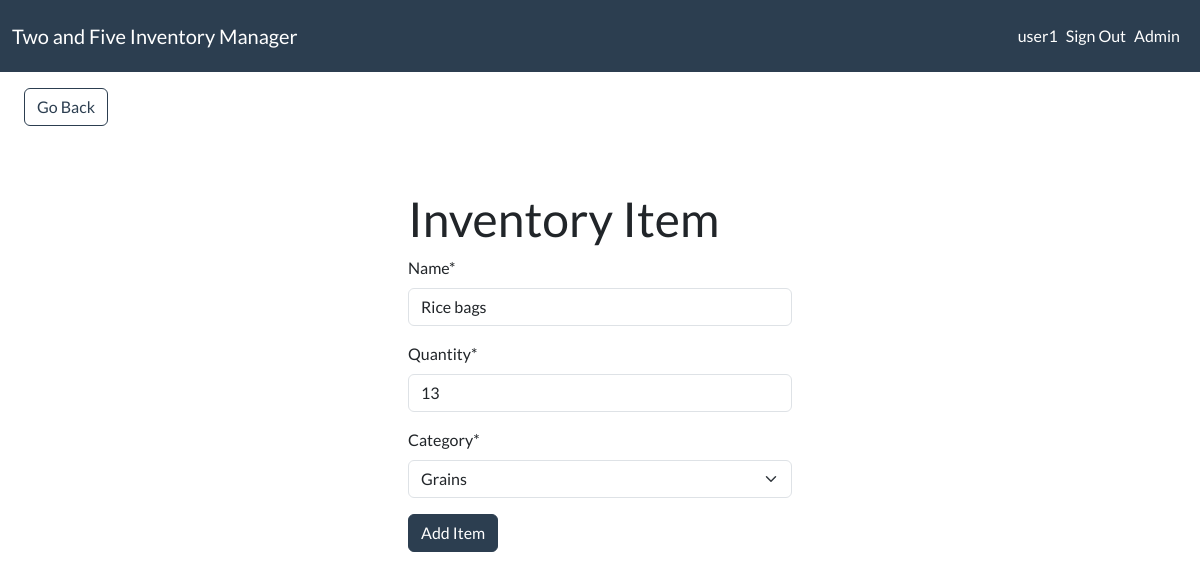
/edit-item/4 (signed in), run on an earlier commit of the app's database.
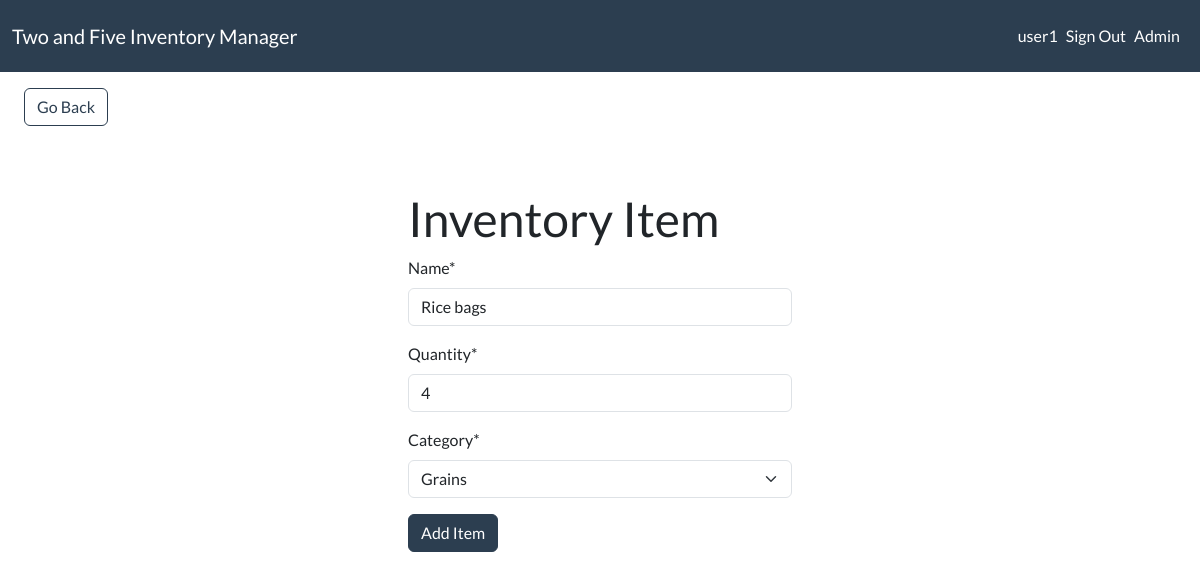
And on a later commit of the database.
### inventory/models.py (models this page shows, shortened)
class InventoryItem(models.Model):
    name = models.CharField(max_length=200)
    quantity = models.IntegerField()
    category = models.ForeignKey(
        "Category", on_delete=models.SET_NULL, blank=True, null=True
    )
    date_created = models.DateTimeField(auto_now_add=True)
    user = models.ForeignKey(User, on_delete=models.CASCADE)

class Category(models.Model):
    name = models.CharField(max_length=200)
    class Meta:
        verbose_name_plural = "categories"
    def __str__(self):
        return self.name

### inventory/views.py (the view)
# urls.py: path("edit-item/<int:pk>", EditItem.as_view(), name="edit-item"),
class EditItem(LoginRequiredMixin, UpdateView):
    model = InventoryItem
    form_class = InventoryItemForm
    template_name = "inventory/item_form.html"
    success_url = reverse_lazy("dashboard")

### inventory/forms.py
class InventoryItemForm(forms.ModelForm):
    category = forms.ModelChoiceField(queryset=Category.objects.all(), initial=0)
    class Meta:
        model = InventoryItem
        fields = ["name", "quantity", "category"]

### inventory/templates/inventory/item_form.html (shortened to what this page needs)
{% extends 'inventory/base.html' %}
{% load crispy_forms_tags %}
{% block content %}
<a href="{% url 'dashboard' %}" class="btn btn-outline-primary my-3 mx-4">Go Back</a>
<div class="row">
    <div class="col-11 col-md-4 mx-auto mt-5">
        <h1>Inventory Item</h1>
        <form method="POST">
            {{ form|crispy }}
            <div class="mt-3">
                <button class="btn btn-primary">Add Item</button>
            </div>
        </form>
    </div>
</div>
{% endblock content %}

What changed in the data, as far as the page shows it:
changed InventoryItem "Grains": quantity "13" → "4"
